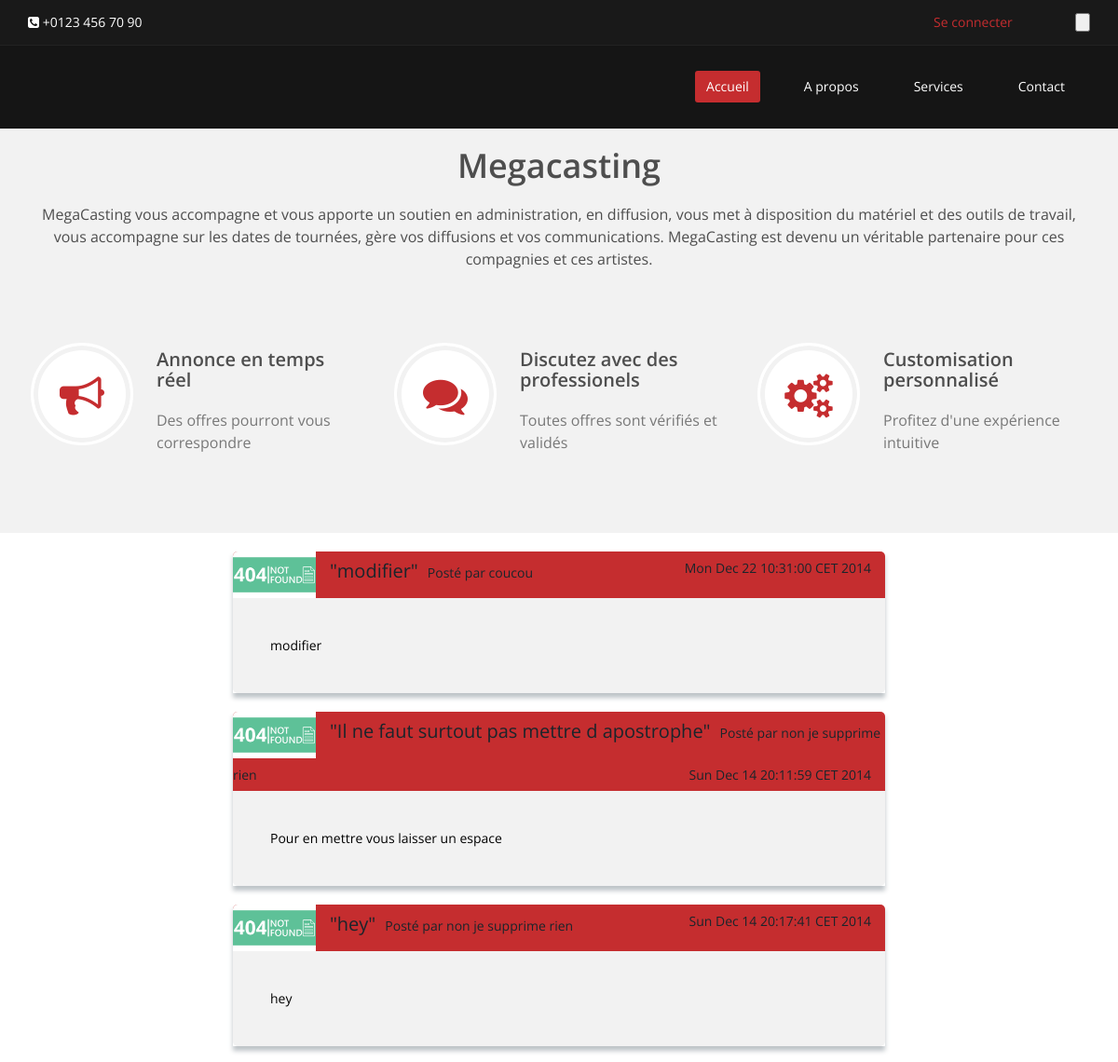
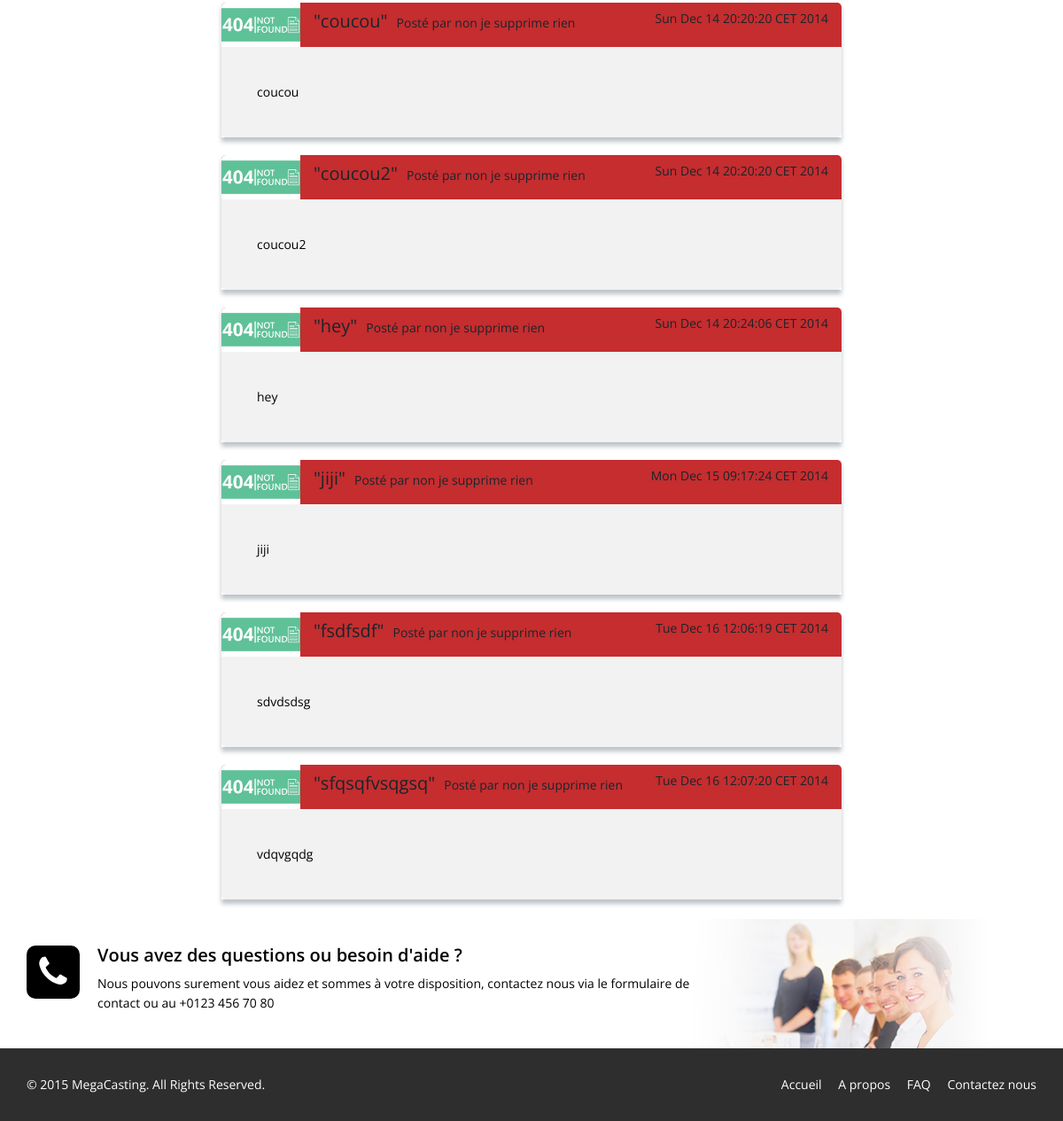
Before: / with the older database file (2 pictures, top to bottom).
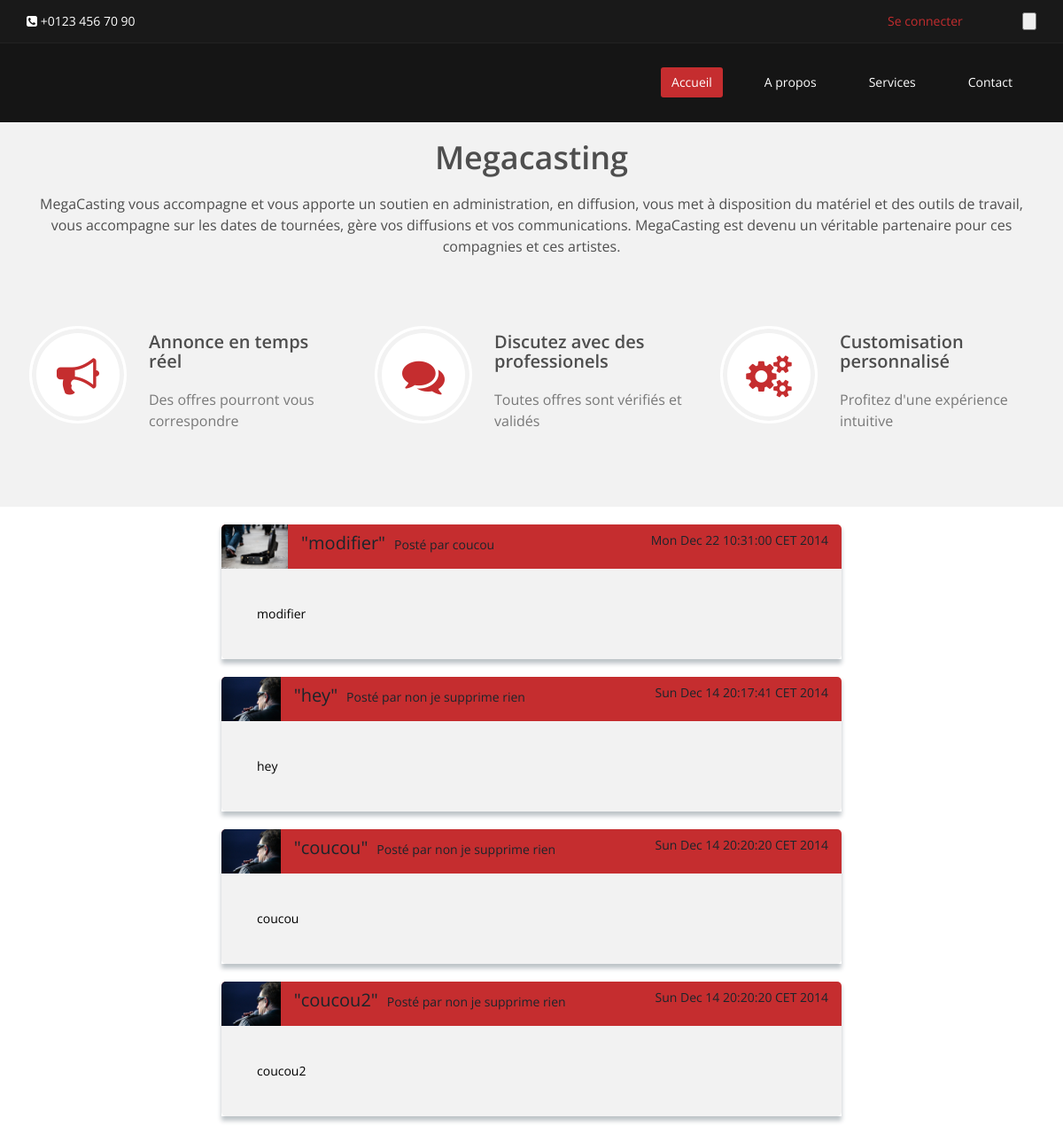
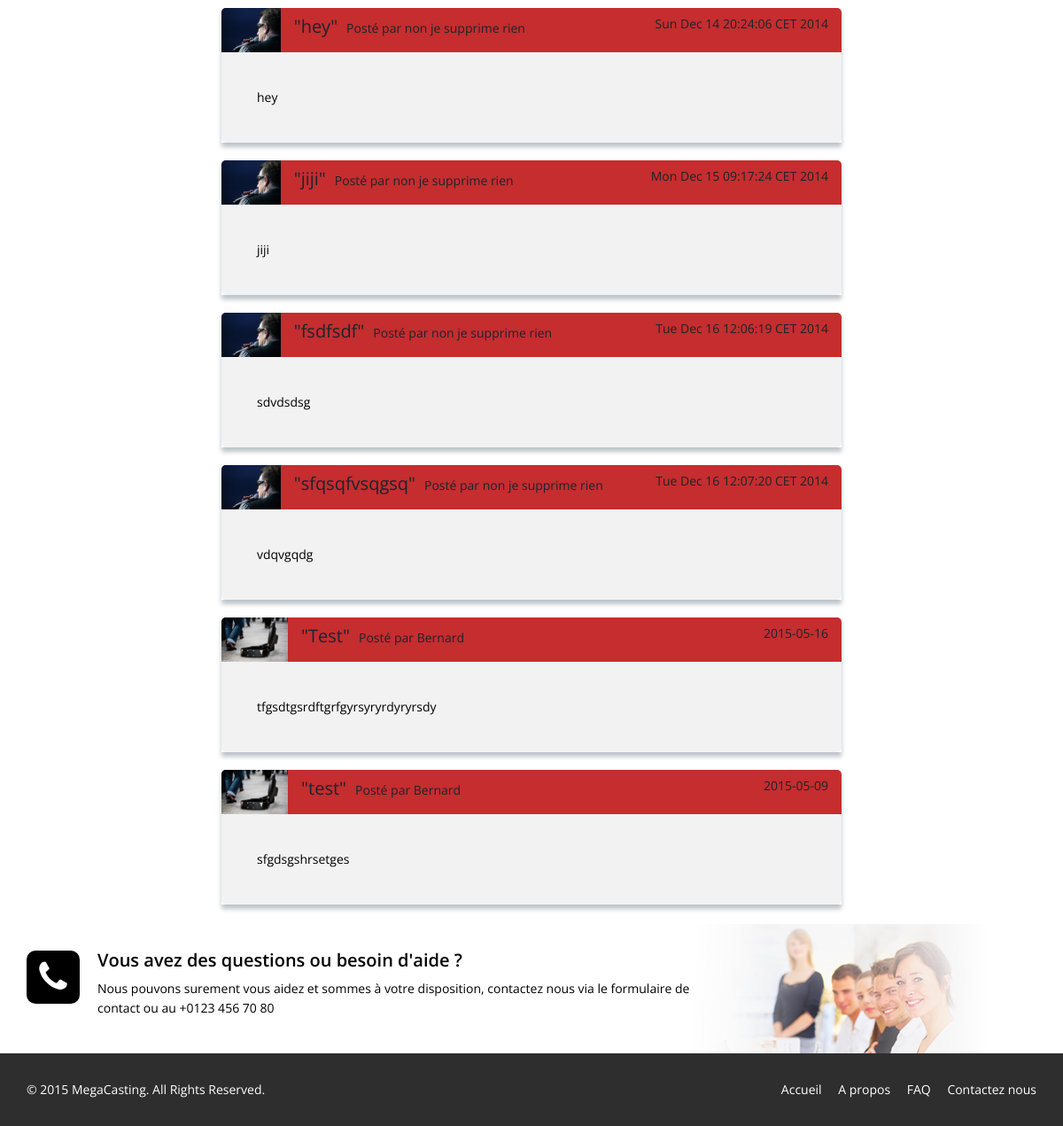
After: the same page with the newer database file (2 pictures, top to bottom).
### tables this page shows
CREATE TABLE IF NOT EXISTS `offre` (
  `id_offre` int(11) NOT NULL AUTO_INCREMENT,
  `int_offre` varchar(50) NOT NULL,
  `ref_offre` varchar(100) NOT NULL,
  `date_offre` varchar(40) NOT NULL,
  `duree_offre` int(5) NOT NULL,
  `date_deb_offre` varchar(40) NOT NULL,
  `loc_offre` varchar(150) NOT NULL,
  `desc_offre` varchar(3000) NOT NULL,
  `validation_offre` int(1) NOT NULL DEFAULT '0',
  `id_annonceur` int(11) NOT NULL,
  `id_contrat` int(11) NOT NULL,
  `id_metier` int(11) NOT NULL,
  `id_domaine` int(11) NOT NULL,
  `id_media` int(11) DEFAULT NULL,
  PRIMARY KEY (`id_offre`),
  KEY `id_annonceur` (`id_annonceur`),
  KEY `id_contrat` (`id_contrat`),
  KEY `id_metier` (`id_metier`),
  KEY `id_domaine` (`id_domaine`),
  KEY `id_media` (`id_media`)
);

CREATE TABLE IF NOT EXISTS `annonceur` (
  `id_annonceur` int(11) NOT NULL AUTO_INCREMENT,
  `nom_annonceur` varchar(100) NOT NULL,
  `id_information` int(11) NOT NULL,
  PRIMARY KEY (`id_annonceur`),
  KEY `id_information` (`id_information`)
);

### auth.php (called while the page is built)
<?php
require_once 'connexion.php';
Class Auth{
    static function islog(){
        global $bdd;
        if (isset($_SESSION['Auth']) && isset($_SESSION['Auth']['login']) && isset($_SESSION['Auth']['password'])){
            $q = array('login' => $_SESSION['Auth']['login'], 'password' => $_SESSION['Auth']['password']);
            $sql = "SELECT mail_information, password_information, validation_information FROM information WHERE mail_information = :login AND password_information = :password AND validation_information = '1'";
            $req = $bdd->prepare($sql);
            $req->execute($q);
            $count = $req->rowCount($sql);
            if($count == 1){
                return true;
            } else {
                return false;
            }
        } else {
            return false;
        }
    }
}
?>

### index.php (the view, shortened to what this page needs)
<?php require_once 'connexion.php'; ?>
<!DOCTYPE html>
<html lang="en">
<head>
    <link href="css/bootstrap.min.css" rel="stylesheet">
    <link href="css/font-awesome.min.css" rel="stylesheet">
    <link href="css/animate.min.css" rel="stylesheet">
    <link href="css/megacasting.css" rel="stylesheet">
    <link href="css/prettyPhoto.css" rel="stylesheet">
    <link href="css/main.css" rel="stylesheet">
    <link href="css/responsive.css" rel="stylesheet">
</head>
<body class="homepage">
    <header id="header">
        <div class="top-bar">
            <div class="container">
                <div class="row">
                    <div class="col-sm-6 col-xs-4">
                        <div class="top-number"><p><i class="fa fa-phone-square"></i>  +0123 456 70 90</p></div>
                    </div>
                    <div class="col-sm-6 col-xs-8">
                        <div class="social">
                            <?php
                                require('auth.php');
                                if(Auth::islog()){
                                    echo '<a href="private.php">Mon compte</a>';
                                }else{
                                    echo '<a href="login.php">Se connecter</a>';
                                }
                            ?>
                            <div class="search">
                                <form role="form">
                                    <input type="text" class="search-form" id="search" autocomplete="off" placeholder="Search" required="true">
                                    <input type="button" id="search_index" class="fa fa-search">
                                </form>
                           </div>
                        </div>
                    </div>
                </div>
            </div>
        </div>
        <nav class="navbar navbar-inverse" role="banner">
            <div class="container">
                <div class="collapse navbar-collapse navbar-right">
                    <ul class="nav navbar-nav">
                        <li class="active"><a href="index.php">Accueil</a></li>
                        <li><a href="about-us.php">A propos</a></li>
                        <li><a href="services.php">Services</a></li>
                        <li><a href="contact-us.php">Contact</a></li>
                    </ul>
                </div>
            </div>
        </nav>
    </header>
    <section id="feature" >
        <div class="container">
           <div class="center wow fadeInDown">
                <h2>Megacasting</h2>
                <p class="lead">MegaCasting vous accompagne et vous apporte un soutien en administration, en diffusion, vous met à disposition du matériel et des outils de travail, vous accompagne sur les dates de tournées, gère vos diffusions et vos communications. MegaCasting est devenu un véritable partenaire pour ces compagnies et ces artistes.</p>
            </div>
            <div class="row">
                <div class="features">
                    <div class="col-md-4 col-sm-6 wow fadeInDown" data-wow-duration="1000ms" data-wow-delay="600ms">
                        <div class="feature-wrap">
                            <i class="fa fa-bullhorn"></i>
                            <h2>Annonce en temps réel</h2>
                            <h3>Des offres pourront vous correspondre</h3>
                        </div>
                    </div>
                    <div class="col-md-4 col-sm-6 wow fadeInDown" data-wow-duration="1000ms" data-wow-delay="600ms">
                        <div class="feature-wrap">
                            <i class="fa fa-comments"></i>
                            <h2>Discutez avec des professionels</h2>
                            <h3>Toutes offres sont vérifiés et validés</h3>
                        </div>
                    </div>
                    <div class="col-md-4 col-sm-6 wow fadeInDown" data-wow-duration="1000ms" data-wow-delay="600ms">
                        <div class="feature-wrap">
                            <i class="fa fa-cogs"></i>
                            <h2>Customisation personnalisé</h2>
                            <h3>Profitez d'une expérience intuitive</h3>
                        </div>
                    </div>
                </div>
            </div>
        </div>
    </section>
    <section id="post">
        <div class="container_post">
            <?php
              $resultats=$bdd->query("SELECT desc_offre, int_offre, date_offre, nom_annonceur, lib_domaine FROM offre INNER JOIN domaine ON domaine.id_domaine=offre.id_domaine INNER JOIN annonceur ON annonceur.id_annonceur=offre.id_annonceur");
              $resultats->setFetchMode(PDO::FETCH_OBJ);
              while( $resultat = $resultats->fetch() )
              {
                echo "<div class='container_annonce'><header class='post_annonce'><span class='post_dom'>";
                if($resultat->lib_domaine == 'Chant'){ echo "<img src='images/domaine/chant.jpg'"; } else if($resultat->lib_domaine == 'Musicien'){ echo "<img src='images/domaine/music.jpg'"; } else { echo "<img src='images/domaine/notfound.png'"; }
                echo "</span><span id='post_title'>\"".$resultat->int_offre."\"</span><span id='post_dom'></span><span id='post_by'>Posté par ".$resultat->nom_annonceur."</span><span id='post_date'>".$resultat->date_offre."</span></header><article>".$resultat->desc_offre."</article></div>";
              }
            ?>
        </div>
    </section>
    <section id="conatcat-info">
        <div class="container">
            <div class="row">
                <div class="col-sm-8">
                    <div class="media contact-info wow fadeInDown" data-wow-duration="1000ms" data-wow-delay="600ms">
                        <div class="pull-left">
                            <i class="fa fa-phone"></i>
                        </div>
                        <div class="media-body">
                            <h2>Vous avez des questions ou besoin d'aide ?</h2>
                            <p>Nous pouvons surement vous aidez et sommes à votre disposition, contactez nous via le formulaire de contact ou au +0123 456 70 80</p>
                        </div>
                    </div>
                </div>
            </div>
        </div>
    </section>
    <footer id="footer" class="midnight-blue">
        <div class="container">
            <div class="row">
                <div class="col-sm-6">
                    &copy; 2015 <a target="_blank" href="#" title="Megacasting, votre réussite, notre plus belle aventure">MegaCasting</a>. All Rights Reserved.
                </div>
                <div class="col-sm-6">
                    <ul class="pull-right">
                        <li><a href="#">Accueil</a></li>
                        <li><a href="#">A propos</a></li>
                        <li><a href="#">FAQ</a></li>
                        <li><a href="#">Contactez nous</a></li>
                    </ul>
                </div>
            </div>
        </div>
    </footer>
</body>
</html>

### css/main.css (style rules this page uses)
body { background: #fff; font-family: 'Open Sans', sans-serif; color:#4e4e4e; line-height: 22px; }
h1, h2, h3, h4, h5, h6 { font-weight: 600; font-family: 'Open Sans', sans-serif; color:#4e4e4e; }
h2 { font-size: 20px; }
h3 { font-size: 16px; color: #787878; font-weight: 400; line-height: 24px; }
a { color: #c52d2f; -webkit-transition: color 300ms, background-color 300ms; -moz-transition: color 300ms, background-color 300ms; -o-transition: color 300ms, background-color 300ms; transition: color 300ms, background-color 300ms; }
.center h2 { font-size: 36px; margin-top: 0; margin-bottom: 20px; padding-top: 20px; }
.media>.pull-left { margin-right: 20px; }
.center { text-align: center; padding-bottom: 55px; }
.lead { font-size: 16px; line-height: 24px; font-weight: 400; }
#header .search { display: inline-block; }
.top-bar { padding: 10px 0; background: #191919; border-bottom: 1px solid #222; line-height: 28px; }
.top-number { color: #fff; }
.top-number p { margin: 0 }
.social { text-align: right; }
input.search-form { background: transparent; border: 0 none; width: 60px; padding: 0 10px; color: #FFF; -webkit-transition: all 400ms; -moz-transition: all 400ms; -ms-transition: all 400ms; -o-transition: all 400ms; transition: all 400ms; }
.navbar { border-radius: 0; margin-bottom: 0; background: #151515; padding: 15px 0; padding-bottom: 0; }
.navbar-nav { margin-top: 12px; }
.navbar-nav>li { margin-left: 35px; padding-bottom: 28px; }
.navbar-inverse .navbar-nav > li > a { padding: 5px 12px; margin: 0; border-radius: 3px; color: #fff; line-height: 24px; display: inline-block; }
.navbar-inverse { border: none; }
.navbar-inverse .navbar-nav > .active > a, .navbar-inverse .navbar-nav > .active > a:hover, .navbar-inverse .navbar-nav > .active > a:focus, .navbar-inverse .navbar-nav > .open > a, .navbar-inverse .navbar-nav > .open > a:hover, .navbar-inverse .navbar-nav > .open > a:focus { background-color: #c52d2f; color: #fff; }
.navbar-inverse .navbar-collapse, .navbar-inverse .navbar-form { border-top: 0; padding-bottom: 0; }
#feature { background: #f2f2f2; padding-bottom: 40px; }
.features { padding: 0; }
.feature-wrap { margin-bottom: 35px; overflow: hidden; }
.feature-wrap h2 { margin-top: 10px; }
.feature-wrap i { font-size: 48px; height: 110px; width: 110px; margin: 3px; border-radius: 100%; line-height: 110px; text-align:center; background: #ffffff; color: #c52d2f; border: 3px solid #ffffff; box-shadow: inset 0 0 0 5px #f2f2f2; -webkit-box-shadow: inset 0 0 0 5px #f2f2f2; -webkit-transition: 500ms; -moz-transition: 500ms; -o-transition: 500ms; transition: 500ms; float: left; margin-right: 25px; }
#conatcat-info { background: #fff url(../images/contact.png) no-repeat 90% 0; padding: 30px 0; }
.contact-info i { width: 60px; height: 60px; font-size: 40px; line-height: 60px; color: #fff; background: #000; text-align: center; border-radius: 10px; }
.contact-info h2 { margin-top: 0; color: #000; }
.contact-info { color:#000; }
#footer { padding-top: 30px; padding-bottom: 30px; color: #fff; background: #2e2e2e; }
#footer a { color: #fff; }
#footer ul { list-style: none; padding: 0; margin: 0; }
#footer ul > li { display: inline-block; margin-left: 15px; }
#post { width:700px; height:auto; margin:0 auto; }
#post header { background:#C52D2F; height:40px; }
#post article { background:#F2F2F2; padding : 40px; font-size:14px; border-radius: 0 0 5px 5px; color:#000000; }
#post #post_title { line-height:2; margin-left:15px; font-size:20px; color:#1a252b; }
#post .post_dom img { border-radius: 5px 0 0 0; height: 50px; background-size: cover; }
#post .post_annonce { color:#919191; width:700px; height:auto; background:#c52d2f; margin-top:20px; border-radius: 5px 5px 0 0; }
#post .container_annonce { -webkit-box-shadow: #bdc3c7 0 5px 5px; -moz-box-shadow: #bdc3c7 0 5px 5px; box-shadow: #bdc3c7 0 5px 5px; }
#post #post_by { margin-left:10px; font-size:14px; line-height:2.5; margin-right:15px; color:#1a252b; }
#post #post_date { float:right; line-height:2.5; margin-right:15px; color:#1a252b; }

Changed rows visible on the page:
removed offre: int_offre "Il ne faut surtout pas mettre d apostrophe", id_annonceur.nom_annonceur "non je supprime rien", date_offre "Sun Dec 14 20:11:59 CET 2014", desc_offre "Pour en mettre vous laisser un espace"
changed through a linked row, offre "modifier": lib_domaine: picture added; lib_domaine: picture removed
changed through a linked row, offre "Sun Dec 14 20:17:41 CET 2014": lib_domaine: picture added; lib_domaine: picture removed
changed through a linked row, offre (number 3 of 10 on the later page): lib_domaine: picture added; lib_domaine: picture removed
changed through a linked row, offre "coucou2": lib_domaine: picture added; lib_domaine: picture removed
changed through a linked row, offre "Sun Dec 14 20:24:06 CET 2014": lib_domaine: picture added; lib_domaine: picture removed
changed through a linked row, offre "jiji": lib_domaine: picture added; lib_domaine: picture removed
changed through a linked row, offre "fsdfsdf": lib_domaine: picture added; lib_domaine: picture removed
changed through a linked row, offre "sfqsqfvsqgsq": lib_domaine: picture added; lib_domaine: picture removed
added offre: int_offre "Test", id_annonceur.nom_annonceur "Bernard", date_offre "2015-05-16", desc_offre "tfgsdtgsrdftgrfgyrsyryrdyryrsdy"
added offre: int_offre "test", id_annonceur.nom_annonceur "Bernard", date_offre "2015-05-09", desc_offre "sfgdsgshrsetges"
